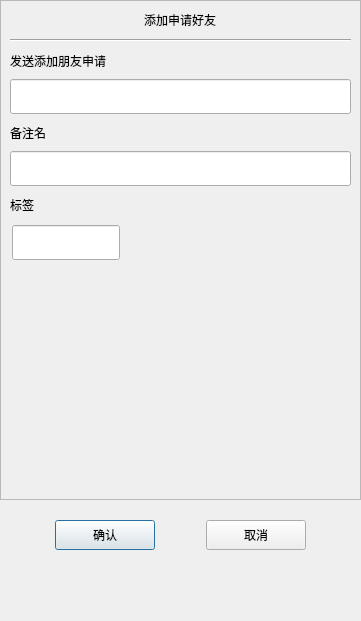
<?xml version="1.0" encoding="UTF-8"?>
<ui version="4.0">
 <class>ApplyFriend</class>
 <widget class="QDialog" name="ApplyFriend">
  <property name="geometry">
   <rect>
    <x>0</x>
    <y>0</y>
    <width>361</width>
    <height>621</height>
   </rect>
  </property>
  <property name="minimumSize">
   <size>
    <width>361</width>
    <height>621</height>
   </size>
  </property>
  <property name="maximumSize">
   <size>
    <width>361</width>
    <height>621</height>
   </size>
  </property>
  <property name="windowTitle">
   <string>Dialog</string>
  </property>
  <layout class="QVBoxLayout" name="verticalLayout">
   <property name="spacing">
    <number>0</number>
   </property>
   <property name="leftMargin">
    <number>0</number>
   </property>
   <property name="topMargin">
    <number>0</number>
   </property>
   <property name="rightMargin">
    <number>0</number>
   </property>
   <property name="bottomMargin">
    <number>0</number>
   </property>
   <item>
    <widget class="QScrollArea" name="scrollArea">
     <property name="minimumSize">
      <size>
       <width>0</width>
       <height>500</height>
      </size>
     </property>
     <property name="widgetResizable">
      <bool>true</bool>
     </property>
     <widget class="QWidget" name="scrollcontent">
      <property name="geometry">
       <rect>
        <x>0</x>
        <y>0</y>
        <width>359</width>
        <height>498</height>
       </rect>
      </property>
      <layout class="QVBoxLayout" name="verticalLayout_2">
       <property name="spacing">
        <number>0</number>
       </property>
       <property name="leftMargin">
        <number>0</number>
       </property>
       <property name="rightMargin">
        <number>0</number>
       </property>
       <item alignment="Qt::AlignmentFlag::AlignHCenter">
        <widget class="QLabel" name="apply_lb">
         <property name="minimumSize">
          <size>
           <width>0</width>
           <height>20</height>
          </size>
         </property>
         <property name="maximumSize">
          <size>
           <width>16777215</width>
           <height>20</height>
          </size>
         </property>
         <property name="text">
          <string>添加申请好友</string>
         </property>
        </widget>
       </item>
       <item>
        <widget class="QWidget" name="apply_wid" native="true">
         <layout class="QVBoxLayout" name="verticalLayout_3">
          <item>
           <widget class="Line" name="line">
            <property name="orientation">
             <enum>Qt::Orientation::Horizontal</enum>
            </property>
           </widget>
          </item>
          <item>
           <widget class="QLabel" name="label">
            <property name="minimumSize">
             <size>
              <width>0</width>
              <height>25</height>
             </size>
            </property>
            <property name="maximumSize">
             <size>
              <width>16777215</width>
              <height>25</height>
             </size>
            </property>
            <property name="text">
             <string>发送添加朋友申请</string>
            </property>
           </widget>
          </item>
          <item>
           <widget class="CustomizeEdit" name="name_ed">
            <property name="minimumSize">
             <size>
              <width>0</width>
              <height>35</height>
             </size>
            </property>
            <property name="maximumSize">
             <size>
              <width>16777215</width>
              <height>35</height>
             </size>
            </property>
           </widget>
          </item>
          <item>
           <widget class="QLabel" name="label_2">
            <property name="minimumSize">
             <size>
              <width>0</width>
              <height>25</height>
             </size>
            </property>
            <property name="maximumSize">
             <size>
              <width>16777215</width>
              <height>25</height>
             </size>
            </property>
            <property name="text">
             <string>备注名</string>
            </property>
           </widget>
          </item>
          <item>
           <widget class="CustomizeEdit" name="back_ed">
            <property name="minimumSize">
             <size>
              <width>0</width>
              <height>35</height>
             </size>
            </property>
            <property name="maximumSize">
             <size>
              <width>16777215</width>
              <height>35</height>
             </size>
            </property>
           </widget>
          </item>
          <item>
           <widget class="QLabel" name="label_3">
            <property name="minimumSize">
             <size>
              <width>0</width>
              <height>25</height>
             </size>
            </property>
            <property name="maximumSize">
             <size>
              <width>16777215</width>
              <height>25</height>
             </size>
            </property>
            <property name="text">
             <string>标签</string>
            </property>
           </widget>
          </item>
          <item>
           <widget class="QWidget" name="lb_group_wid" native="true">
            <property name="minimumSize">
             <size>
              <width>0</width>
              <height>50</height>
             </size>
            </property>
            <layout class="QVBoxLayout" name="verticalLayout_4">
             <property name="spacing">
              <number>0</number>
             </property>
             <property name="leftMargin">
              <number>0</number>
             </property>
             <property name="topMargin">
              <number>0</number>
             </property>
             <property name="rightMargin">
              <number>0</number>
             </property>
             <property name="bottomMargin">
              <number>0</number>
             </property>
             <item>
              <widget class="QWidget" name="gridWidget" native="true">
               <property name="minimumSize">
                <size>
                 <width>0</width>
                 <height>40</height>
                </size>
               </property>
               <property name="maximumSize">
                <size>
                 <width>16777215</width>
                 <height>40</height>
                </size>
               </property>
               <widget class="CustomizeEdit" name="lb_ed">
                <property name="geometry">
                 <rect>
                  <x>2</x>
                  <y>2</y>
                  <width>108</width>
                  <height>35</height>
                 </rect>
                </property>
                <property name="maximumSize">
                 <size>
                  <width>16777215</width>
                  <height>35</height>
                 </size>
                </property>
               </widget>
              </widget>
             </item>
             <item>
              <widget class="QWidget" name="input_tip_wid" native="true">
               <property name="minimumSize">
                <size>
                 <width>0</width>
                 <height>35</height>
                </size>
               </property>
               <property name="maximumSize">
                <size>
                 <width>16777215</width>
                 <height>35</height>
                </size>
               </property>
               <layout class="QVBoxLayout" name="verticalLayout_5">
                <property name="spacing">
                 <number>0</number>
                </property>
                <property name="leftMargin">
                 <number>0</number>
                </property>
                <property name="topMargin">
                 <number>0</number>
                </property>
                <property name="rightMargin">
                 <number>0</number>
                </property>
                <property name="bottomMargin">
                 <number>0</number>
                </property>
                <item>
                 <widget class="ClickedOnceLabel" name="tip_lb">
                  <property name="text">
                   <string/>
                  </property>
                 </widget>
                </item>
               </layout>
              </widget>
             </item>
             <item>
              <widget class="QWidget" name="widget" native="true">
               <property name="minimumSize">
                <size>
                 <width>0</width>
                 <height>60</height>
                </size>
               </property>
               <layout class="QHBoxLayout" name="horizontalLayout_2">
                <property name="spacing">
                 <number>0</number>
                </property>
                <property name="leftMargin">
                 <number>0</number>
                </property>
                <property name="topMargin">
                 <number>0</number>
                </property>
                <property name="rightMargin">
                 <number>0</number>
                </property>
                <property name="bottomMargin">
                 <number>0</number>
                </property>
                <item>
                 <widget class="QWidget" name="lb_list" native="true">
                  <property name="minimumSize">
                   <size>
                    <width>287</width>
                    <height>50</height>
                   </size>
                  </property>
                  <property name="maximumSize">
                   <size>
                    <width>287</width>
                    <height>16777215</height>
                   </size>
                  </property>
                 </widget>
                </item>
                <item>
                 <widget class="QWidget" name="more_lb_wid" native="true">
                  <property name="maximumSize">
                   <size>
                    <width>30</width>
                    <height>16777215</height>
                   </size>
                  </property>
                  <layout class="QVBoxLayout" name="verticalLayout_6">
                   <item>
                    <spacer name="verticalSpacer_3">
                     <property name="orientation">
                      <enum>Qt::Orientation::Vertical</enum>
                     </property>
                     <property name="sizeHint" stdset="0">
                      <size>
                       <width>20</width>
                       <height>40</height>
                      </size>
                     </property>
                    </spacer>
                   </item>
                   <item>
                    <widget class="ClickedOnceLabel" name="more_lb">
                     <property name="minimumSize">
                      <size>
                       <width>25</width>
                       <height>25</height>
                      </size>
                     </property>
                     <property name="maximumSize">
                      <size>
                       <width>25</width>
                       <height>25</height>
                      </size>
                     </property>
                     <property name="text">
                      <string/>
                     </property>
                    </widget>
                   </item>
                   <item>
                    <spacer name="verticalSpacer_4">
                     <property name="orientation">
                      <enum>Qt::Orientation::Vertical</enum>
                     </property>
                     <property name="sizeHint" stdset="0">
                      <size>
                       <width>20</width>
                       <height>40</height>
                      </size>
                     </property>
                    </spacer>
                   </item>
                  </layout>
                 </widget>
                </item>
               </layout>
              </widget>
             </item>
            </layout>
           </widget>
          </item>
         </layout>
        </widget>
       </item>
      </layout>
     </widget>
    </widget>
   </item>
   <item>
    <spacer name="verticalSpacer">
     <property name="orientation">
      <enum>Qt::Orientation::Vertical</enum>
     </property>
     <property name="sizeType">
      <enum>QSizePolicy::Policy::Fixed</enum>
     </property>
     <property name="sizeHint" stdset="0">
      <size>
       <width>20</width>
       <height>10</height>
      </size>
     </property>
    </spacer>
   </item>
   <item>
    <widget class="QWidget" name="apply_sure_wid" native="true">
     <property name="minimumSize">
      <size>
       <width>0</width>
       <height>50</height>
      </size>
     </property>
     <layout class="QHBoxLayout" name="horizontalLayout">
      <item>
       <spacer name="horizontalSpacer">
        <property name="orientation">
         <enum>Qt::Orientation::Horizontal</enum>
        </property>
        <property name="sizeHint" stdset="0">
         <size>
          <width>40</width>
          <height>20</height>
         </size>
        </property>
       </spacer>
      </item>
      <item>
       <widget class="ClickedBtn" name="sure_btn">
        <property name="minimumSize">
         <size>
          <width>100</width>
          <height>30</height>
         </size>
        </property>
        <property name="text">
         <string>确认</string>
        </property>
       </widget>
      </item>
      <item>
       <spacer name="horizontalSpacer_2">
        <property name="orientation">
         <enum>Qt::Orientation::Horizontal</enum>
        </property>
        <property name="sizeHint" stdset="0">
         <size>
          <width>40</width>
          <height>20</height>
         </size>
        </property>
       </spacer>
      </item>
      <item>
       <widget class="ClickedBtn" name="cancel_btn">
        <property name="minimumSize">
         <size>
          <width>100</width>
          <height>30</height>
         </size>
        </property>
        <property name="text">
         <string>取消</string>
        </property>
       </widget>
      </item>
      <item>
       <spacer name="horizontalSpacer_3">
        <property name="orientation">
         <enum>Qt::Orientation::Horizontal</enum>
        </property>
        <property name="sizeHint" stdset="0">
         <size>
          <width>40</width>
          <height>20</height>
         </size>
        </property>
       </spacer>
      </item>
     </layout>
    </widget>
   </item>
   <item>
    <spacer name="verticalSpacer_2">
     <property name="orientation">
      <enum>Qt::Orientation::Vertical</enum>
     </property>
     <property name="sizeHint" stdset="0">
      <size>
       <width>20</width>
       <height>40</height>
      </size>
     </property>
    </spacer>
   </item>
  </layout>
 </widget>
 <customwidgets>
  <customwidget>
   <class>ClickedBtn</class>
   <extends>QPushButton</extends>
   <header location="global">clickedbtn.h</header>
  </customwidget>
  <customwidget>
   <class>CustomizeEdit</class>
   <extends>QLineEdit</extends>
   <header location="global">customizeedit.h</header>
  </customwidget>
  <customwidget>
   <class>ClickedOnceLabel</class>
   <extends>QLabel</extends>
   <header location="global">clickedoncelabel.h</header>
  </customwidget>
 </customwidgets>
 <resources/>
 <connections/>
</ui>
